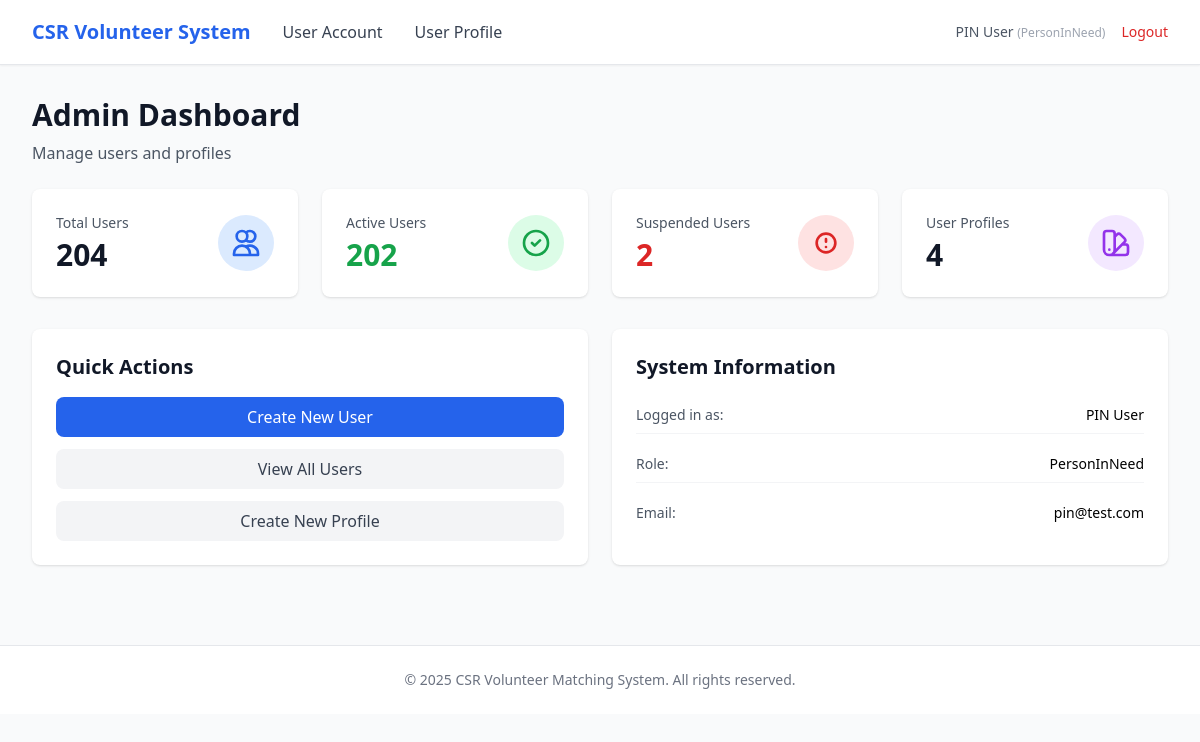
/admin/dashboard (signed in), run on the app's committed database.
### app/entity/user_account.py (models this page shows, shortened)
class UserAccount(UserMixin, db.Model):
    __tablename__ = "user_accounts"
    userID = db.Column(db.Integer, primary_key=True, autoincrement=True)  # explicit auto increment
    name = db.Column(db.String(100), nullable=False)
    email = db.Column(db.String(120), nullable=False, unique=True, index=True)
    _password = db.Column("password", db.String(255), nullable=False)
    age = db.Column(db.Integer)
    phoneNumber = db.Column(db.String(20))
    isActive = db.Column(db.Boolean, default=True)
    profileID = db.Column(db.Integer, db.ForeignKey("user_profiles.profileID"), nullable=False)
    profile = db.relationship("UserProfile", back_populates="users", lazy=True)
    @property
    def password(self):
        raise AttributeError("Password is write-only.")
    @password.setter
    def password(self, raw):
        self._password = generate_password_hash(raw)

### app/entity/user_profile.py (models this page shows)
class UserProfile(db.Model):
    __tablename__ = "user_profiles"
    profileID   = db.Column(db.Integer, primary_key=True, autoincrement=True)  # explicit auto increment
    profileName = db.Column(db.String(50), nullable=False, unique=True)
    description = db.Column(db.String(255))
    isActive    = db.Column(db.Boolean, default=True)
    users = db.relationship("UserAccount", back_populates="profile", lazy=True)

### app/boundary/routes.py (the view)
@boundary_bp.route("/admin/dashboard")
@login_required
def admin_dashboard():
    total_users = UserAccount.query.count()
    active_users = UserAccount.query.filter_by(isActive=True).count()
    suspended_users = UserAccount.query.filter_by(isActive=False).count()
    total_profiles = UserProfile.query.count()
    return render_template(
        "admin/dashboard.html",
        total_users=total_users,
        active_users=active_users,
        suspended_users=suspended_users,
        total_profiles=total_profiles
    )

### app/entity/user_account.py (called while the page is built)
@login_manager.user_loader
def load_user(user_id):
    return UserAccount.query.get(int(user_id))

### app/templates/admin/dashboard.html (shortened to what this page needs)
{% extends "base.html" %}
{% block nav_links %}
<a href="{{ url_for('boundary.admin_users') }}" class="text-gray-700 hover:text-primary">User Account</a>
<a href="{{ url_for('boundary.admin_profiles') }}" class="text-gray-700 hover:text-primary">User Profile</a>
{% endblock %}
{% block content %}
<div class="mb-6">
  <h1 class="text-3xl font-bold text-gray-900">Admin Dashboard</h1>
  <p class="text-gray-600 mt-2">Manage users and profiles</p>
</div>
<div class="grid grid-cols-1 md:grid-cols-3 lg:grid-cols-4 gap-6 mb-8">
  <div class="bg-white rounded-lg shadow p-6">
    <div class="flex items-center justify-between">
      <div>
        <p class="text-sm text-gray-600">Total Users</p>
        <p class="text-3xl font-bold text-gray-900 mt-1">{{ total_users }}</p>
      </div>
      <div class="bg-blue-100 rounded-full p-3">
        <svg class="w-8 h-8 text-blue-600" fill="none" stroke="currentColor" viewBox="0 0 24 24">
          <path stroke-linecap="round" stroke-linejoin="round" stroke-width="2"
                d="M12 4.354a4 4 0 110 5.292M15 21H3v-1a6 6 0 0112 0v1zm0 0h6v-1a6 6 0 00-9-5.197M13 7a4 4 0 11-8 0 4 4 0 018 0z"/>
        </svg>
      </div>
    </div>
  </div>
  <div class="bg-white rounded-lg shadow p-6">
    <div class="flex items-center justify-between">
      <div>
        <p class="text-sm text-gray-600">Active Users</p>
        <p class="text-3xl font-bold text-green-600 mt-1">{{ active_users }}</p>
      </div>
      <div class="bg-green-100 rounded-full p-3">
        <svg class="w-8 h-8 text-green-600" fill="none" stroke="currentColor" viewBox="0 0 24 24">
          <path stroke-linecap="round" stroke-linejoin="round" stroke-width="2"
                d="M9 12l2 2 4-4m6 2a9 9 0 11-18 0 9 9 0 0118 0z"/>
        </svg>
      </div>
    </div>
  </div>
  <div class="bg-white rounded-lg shadow p-6">
    <div class="flex items-center justify-between">
      <div>
        <p class="text-sm text-gray-600">Suspended Users</p>
        <p class="text-3xl font-bold text-red-600 mt-1">{{ suspended_users }}</p>
      </div>
      <div class="bg-red-100 rounded-full p-3">
        <svg class="w-8 h-8 text-red-600" fill="none" stroke="currentColor" viewBox="0 0 24 24">
          <path stroke-linecap="round" stroke-linejoin="round" stroke-width="2"
                d="M12 9v2m0 4h.01M12 5a7 7 0 100 14 7 7 0 000-14z"/>
        </svg>
      </div>
    </div>
  </div>
  <div class="bg-white rounded-lg shadow p-6">
    <div class="flex items-center justify-between">
      <div>
        <p class="text-sm text-gray-600">User Profiles</p>
        <p class="text-3xl font-bold text-gray-900 mt-1">{{ total_profiles }}</p>
      </div>
      <div class="bg-purple-100 rounded-full p-3">
      </div>
    </div>
  </div>
</div>
<div class="grid grid-cols-1 md:grid-cols-2 gap-6">
  <div class="bg-white rounded-lg shadow p-6">
    <h2 class="text-xl font-bold text-gray-900 mb-4">Quick Actions</h2>
    <div class="space-y-3">
      <a href="{{ url_for('boundary.admin_create_user') }}"
         class="block w-full text-center px-4 py-2 bg-primary text-white rounded-lg hover:bg-blue-700 transition">
        Create New User
      </a>
      <a href="{{ url_for('boundary.admin_users') }}"
         class="block w-full text-center px-4 py-2 bg-gray-100 text-gray-700 rounded-lg hover:bg-gray-200 transition">
        View All Users
      </a>
      <a href="{{ url_for('boundary.admin_create_profile') }}"
         class="block w-full text-center px-4 py-2 bg-gray-100 text-gray-700 rounded-lg hover:bg-gray-200 transition">
        Create New Profile
      </a>
    </div>
  </div>
  <div class="bg-white rounded-lg shadow p-6">
    <h2 class="text-xl font-bold text-gray-900 mb-4">System Information</h2>
    <div class="space-y-3 text-sm">
      <div class="flex justify-between py-2 border-b border-gray-100">
        <span class="text-gray-600">Logged in as:</span>
        <span class="font-medium">{{ current_user.name }}</span>
      </div>
      <div class="flex justify-between py-2 border-b border-gray-100">
        <span class="text-gray-600">Role:</span>
        <span class="font-medium">{{ current_user.profile.profileName }}</span>
      </div>
      <div class="flex justify-between py-2">
        <span class="text-gray-600">Email:</span>
        <span class="font-medium">{{ current_user.email }}</span>
      </div>
    </div>
  </div>
</div>
{% endblock %}

### app/templates/base.html (shortened to what this page needs)
<!DOCTYPE html>
<html lang="en">
<head>
    <script src="https://cdn.tailwindcss.com"></script>
</head>
<body class="bg-gray-50 min-h-screen">
    {% if current_user.is_authenticated %}
    <nav class="bg-white shadow-sm border-b border-gray-200">
        <div class="max-w-7xl mx-auto px-4 sm:px-6 lg:px-8">
            <div class="flex justify-between items-center h-16">
                <div class="flex items-center gap-8">
                    <a href="{{ url_for('boundary.login') }}" class="text-xl font-bold text-primary">
                        CSR Volunteer System
                    </a>
                    {% block nav_links %}{% endblock %}
                </div>
                <div class="flex items-center gap-4">
                    <span class="text-sm text-gray-600">
                        {{ current_user.name }}
                        <span class="text-xs text-gray-400">({{ current_user.profile.profileName }})</span>
                    </span>
                    <a href="{{ url_for('boundary.logout') }}" class="text-sm text-red-600 hover:text-red-700">
                        Logout
                    </a>
                </div>
            </div>
        </div>
    </nav>
    {% endif %}
    <main class="max-w-7xl mx-auto px-4 sm:px-6 lg:px-8 py-8">
        {% block content %}{% endblock %}
    </main>
    <footer class="bg-white border-t border-gray-200 mt-12">
        <div class="max-w-7xl mx-auto px-4 sm:px-6 lg:px-8 py-6">
            <p class="text-center text-sm text-gray-500">
                &copy; 2025 CSR Volunteer Matching System. All rights reserved.
            </p>
        </div>
    </footer>
</body>
</html>

### data on the page
UserAccount: name "PIN User", email "pin@test.com"
UserProfile: profile.profileName "PersonInNeed"

### other printed values
{{ total_users }} "204"
{{ active_users }} "202"
{{ suspended_users }} "2"
{{ total_profiles }} "4"
